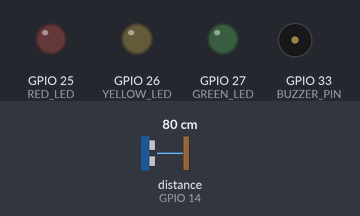
Bench run of a sketch on a simulated ESP32. Parts: output pins drawn as LEDs (lit = HIGH), buzzer (waves = sounding, pin HIGH). Wiring (inferred from the names in the program): ultrasonic range finder: trigger GPIO 12; echo GPIO 14. The test bench sets the inputs (shaded band); at power-on: distance to the obstacle (sensor on GPIO 14) 80 cm. The echo pulse lasts 58.3 µs per cm; WiFi joins after 1.5 s; servers stay silent unless stated; web services answer with replies made up by the test bench; pins used as bus, display or sensor lines are not drawn; what the sketch prints to the serial monitor is not drawn.

Above: at 3.01 s.
At 3.28 s:
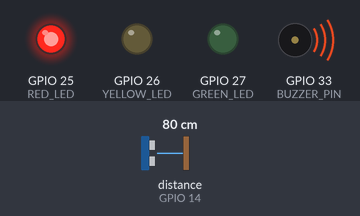
At 9.0 s:
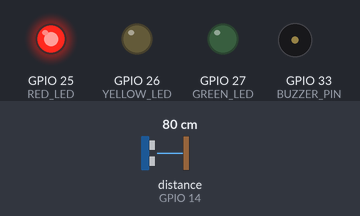
Timing chart, 0 to 34.6 s (numbered marks = the images above):
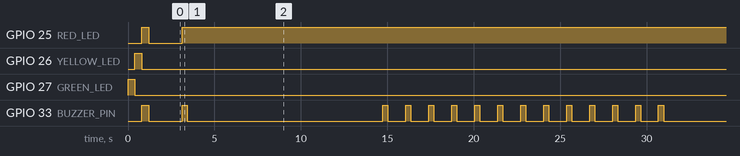

The sketch:

smart_drain_flood_warning.ino
```cpp
/*
  FINAL IoT-Based Water Level and Drain Blockage Monitoring System
  Board: ESP32 DevKit V1 (30-Pin)
  Sensor: JSN-SR04T Waterproof Ultrasonic Sensor
  Includes Direct TCP + DNS Bypass for HTTP Code -1 Fix
*/

#include <WiFi.h>
#include <HTTPClient.h>

// ================= 1. YOUR WIFI & THINGSPEAK DETAILS =================
const char* ssid = " ";                        // Your 2.4GHz Hotspot Name
const char* password = " ";               // Your Hotspot Password
const char* thingSpeakApiKey = " "; // Your Write API Key

// Official ThingSpeak Host & Static IP (Bypasses Hotspot DNS Failure)
const char* thingSpeakHost = "api.thingspeak.com";
IPAddress thingSpeakIP(184, 106, 153, 149);

// ================= 2. CONTAINER HEIGHT SETTINGS =================
const float SENSOR_MOUNT_HEIGHT_CM = 40.0; // Total distance from sensor face to bottom
const float MAX_WATER_DEPTH_CM     = 20.0; // Max rise of water

// ================= 3. EXACT PIN DEFINITIONS =================
const int TRIG_PIN   = 12; // Sensor TRIG (Hole J04)
const int ECHO_PIN   = 14; // Sensor ECHO via Voltage Divider (Hole J05)
const int GREEN_LED  = 27; // Normal LED (Hole J06)
const int YELLOW_LED = 26; // Warning LED (Hole J07)
const int RED_LED    = 25; // Critical LED (Hole J08)
const int BUZZER_PIN = 33; // Active Buzzer (Hole J09)

unsigned long lastCloudUpload = 0;
const unsigned long UPLOAD_INTERVAL_MS = 16000; // 16 seconds between ThingSpeak updates

// Remember last good reading so blind-zone spikes never stop ThingSpeak uploads
float lastValidDistance = 20.0;

void connectToWiFi() {
  if (WiFi.status() == WL_CONNECTED) return;

  Serial.print("\nConnecting to Hotspot: ");
  Serial.println(ssid);

  WiFi.disconnect(true);
  delay(200);
  WiFi.mode(WIFI_STA);
  WiFi.begin(ssid, password);

  int attempts = 0;
  while (WiFi.status() != WL_CONNECTED && attempts < 30) {
    delay(500);
    Serial.print(".");
    attempts++;
  }

  if (WiFi.status() == WL_CONNECTED) {
    // Force Google DNS (8.8.8.8) so mobile hotspots don't fail DNS lookup (-1 error)
    WiFi.config(WiFi.localIP(), WiFi.gatewayIP(), WiFi.subnetMask(), IPAddress(8, 8, 8, 8), IPAddress(8, 8, 4, 4));
    Serial.println("\n[SUCCESS] Wi-Fi Connected!");
    Serial.print("ESP32 IP: ");
    Serial.println(WiFi.localIP());
  } else {
    Serial.println("\n[ERROR] Could not connect to 'GGG'. Check Hotspot is ON and set to 2.4GHz.");
  }
}

void setup() {
  Serial.begin(115200);

  pinMode(TRIG_PIN, OUTPUT);
  pinMode(ECHO_PIN, INPUT);
  pinMode(GREEN_LED, OUTPUT);
  pinMode(YELLOW_LED, OUTPUT);
  pinMode(RED_LED, OUTPUT);
  pinMode(BUZZER_PIN, OUTPUT);

  // Startup Hardware Self-Test
  Serial.println("\n--- RUNNING HARDWARE SELF-TEST ---");
  digitalWrite(GREEN_LED, HIGH);  delay(400); digitalWrite(GREEN_LED, LOW);
  digitalWrite(YELLOW_LED, HIGH); delay(400); digitalWrite(YELLOW_LED, LOW);
  digitalWrite(RED_LED, HIGH);    digitalWrite(BUZZER_PIN, HIGH); delay(400);
  digitalWrite(RED_LED, LOW);     digitalWrite(BUZZER_PIN, LOW);
  Serial.println("--- SELF-TEST COMPLETE ---");

  connectToWiFi();

  // Trigger first upload immediately
  lastCloudUpload = millis() - UPLOAD_INTERVAL_MS;
}

float getStableDistanceCM() {
  float sum = 0;
  int count = 0;

  for (int i = 0; i < 5; i++) {
    digitalWrite(TRIG_PIN, LOW);
    delayMicroseconds(5);
    digitalWrite(TRIG_PIN, HIGH);
    delayMicroseconds(20);
    digitalWrite(TRIG_PIN, LOW);

    long duration = pulseIn(ECHO_PIN, HIGH, 35000);
    float dist = duration * 0.0343 / 2.0;

    // Accept slightly wider margin (15cm to 55cm) so top-level water doesn't cut out
    if (dist >= 15.0 && dist <= (SENSOR_MOUNT_HEIGHT_CM + 15.0)) {
      sum += dist;
      count++;
    }
    delay(40);
  }

  if (count == 0) return -1.0;
  return sum / count;
}

// Bulletproof Upload Function: Uses Direct TCP Socket (Host + Static IP Fallback)
void uploadToThingSpeak(float waterLevel, float distance, int status) {
  if (WiFi.status() != WL_CONNECTED) {
    Serial.println("[ThingSpeak] Wi-Fi disconnected! Reconnecting...");
    connectToWiFi();
  }

  if (WiFi.status() != WL_CONNECTED) return;

  WiFiClient client;
  client.setTimeout(10000); // 10 second timeout for slow mobile data

  Serial.println("\n>>> Uploading to ThingSpeak...");

  // Try connecting by domain name first; if hotspot DNS fails, connect directly via Static IP!
  bool connected = client.connect(thingSpeakHost, 80);
  if (!connected) {
    Serial.println("[Info] DNS slow on hotspot, connecting via ThingSpeak Direct IP...");
    connected = client.connect(thingSpeakIP, 80);
  }

  if (connected) {
    String postStr = String("api_key=") + thingSpeakApiKey +
                     "&field1=" + String(waterLevel, 1) +
                     "&field2=" + String(distance, 1) +
                     "&field3=" + String(status);

    client.print("POST /update HTTP/1.1\r\n");
    client.print("Host: api.thingspeak.com\r\n");
    client.print("Connection: close\r\n");
    client.print("Content-Type: application/x-www-form-urlencoded\r\n");
    client.print("Content-Length: ");
    client.print(postStr.length());
    client.print("\r\n\r\n");
    client.print(postStr);

    // Wait for ThingSpeak server reply
    unsigned long timeout = millis();
    while (client.available() == 0) {
      if (millis() - timeout > 7000) {
        Serial.println("[ThingSpeak ERROR] Server timed out. Check that Mobile Data is ON!");
        client.stop();
        return;
      }
    }

    // Read response body (Entry ID is the last line)
    String lastLine = "";
    while (client.available()) {
      String line = client.readStringUntil('\n');
      line.trim();
      if (line.length() > 0) {
        lastLine = line;
      }
    }
    client.stop();

    if (lastLine.toInt() > 0) {
      Serial.print("[ThingSpeak SUCCESS] Charts Updated! Entry ID #");
      Serial.println(lastLine);
    } else {
      Serial.print("[ThingSpeak Server Reply]: ");
      Serial.println(lastLine);
    }
  } else {
    Serial.println("[ThingSpeak ERROR] Cannot reach internet! Make sure Mobile Data is turned ON on phone 'GGG'.");
  }
}

void loop() {
  float distance = getStableDistanceCM();

  // If water gets closer than 20cm (into the blind zone), clamp it to 20.0cm instead of skipping!
  if (distance < 0) {
    Serial.println("[Note] Sensor in blind zone (<20cm) -> Clamping to last valid level so charts keep updating.");
    distance = lastValidDistance;
  } else {
    lastValidDistance = distance;
  }

  // Calculate Water Level (Depth) and Fill Percentage
  float waterLevel = SENSOR_MOUNT_HEIGHT_CM - distance;
  if (waterLevel < 0) waterLevel = 0;
  if (waterLevel > MAX_WATER_DEPTH_CM) waterLevel = MAX_WATER_DEPTH_CM;

  float fillPercent = (waterLevel / MAX_WATER_DEPTH_CM) * 100.0;
  int statusCode = 1; // 1 = Normal, 2 = Warning, 3 = Critical

  // Instant Local LED & Buzzer Control
  if (fillPercent < 45.0) {
    statusCode = 1;
    digitalWrite(GREEN_LED, HIGH);
    digitalWrite(YELLOW_LED, LOW);
    digitalWrite(RED_LED, LOW);
    digitalWrite(BUZZER_PIN, LOW);
  }
  else if (fillPercent >= 45.0 && fillPercent < 75.0) {
    statusCode = 2;
    digitalWrite(GREEN_LED, LOW);
    digitalWrite(YELLOW_LED, HIGH);
    digitalWrite(RED_LED, LOW);
    digitalWrite(BUZZER_PIN, LOW);
  }
  else {
    statusCode = 3;
    digitalWrite(GREEN_LED, LOW);
    digitalWrite(YELLOW_LED, LOW);
    digitalWrite(RED_LED, HIGH);

    // Short alert beep
    digitalWrite(BUZZER_PIN, HIGH);
    delay(300);
    digitalWrite(BUZZER_PIN, LOW);
  }

  // Print Live Readings to Serial Monitor
  Serial.print("Water Level (Field 1): ");
  Serial.print(waterLevel, 1);
  Serial.print(" cm | Distance (Field 2): ");
  Serial.print(distance, 1);
  Serial.print(" cm | Status (Field 3): ");
  Serial.println(statusCode);

  // Upload to ThingSpeak every 16 seconds
  if (millis() - lastCloudUpload >= UPLOAD_INTERVAL_MS) {
    uploadToThingSpeak(waterLevel, distance, statusCode);
    lastCloudUpload = millis();
  }

  delay(800);
}
```

Measured:
- by itself, GPIO 25 (RED_LED): HIGH → LOW at 1.2 s, → HIGH 1.9 s later
- by itself, GPIO 33 (BUZZER_PIN): moves between LOW and HIGH, repeating every 27.6 s
- by itself, everything shown: repeats every 27.6 s, in 26 steps
